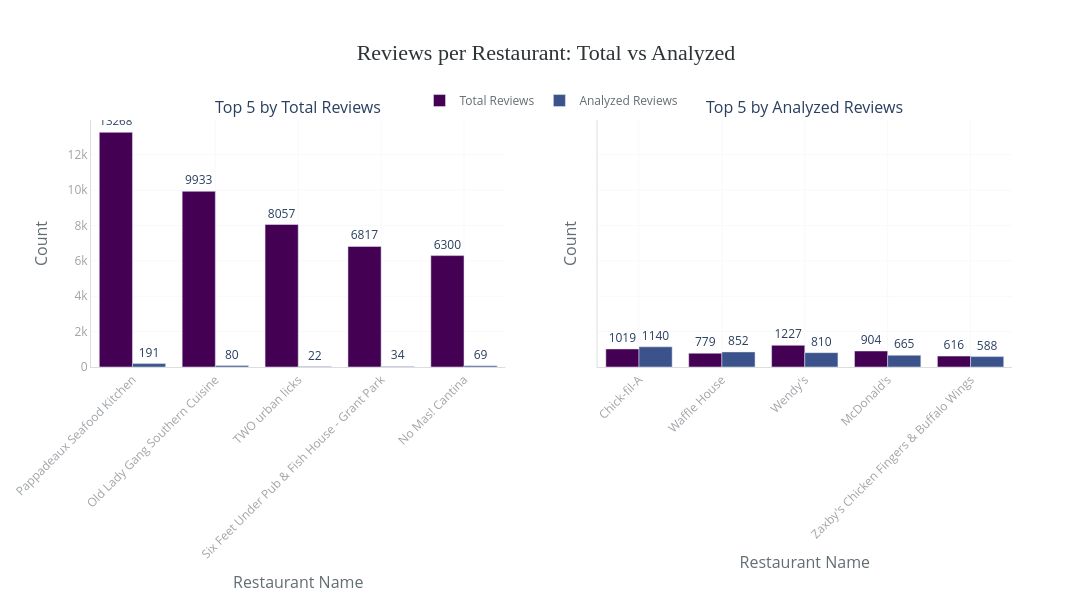

Notebook cell for this chart:
### Code cell
# TODO: Clustered Bar plot: reviews per restaurant (sorted descending — maybe top 20) (2 bars per restaurant -> total reviews (reviewsCount) + total reviews analysed (sum of reviews per restaurant)).
clustered_bar_charts(
    data=total_reviews_comparison,
    x='Restaurant',
    y_columns=['Total Reviews', 'Analyzed Reviews'],
    title='Reviews per Restaurant: Total vs Analyzed',
    labels={'Restaurant': 'Restaurant Name', 'Total Reviews': 'Total Reviews', 'Analyzed Reviews': 'Analyzed Reviews'},
    top=5)

### Figure 1 — Plotly figure (JSON) as saved in the notebook; plotly's stock layout.template omitted (floating-point values rounded to 4 significant figures)
{"data": [{"hovertemplate": "<b>Total Reviews</b><br>%{x}<br>%{y}<extra></extra>", "marker": {"color": "#440154"}, "name": "Total Reviews", "text": [13268, 9933, 8057, 6817, 6300], "textposition": "outside", "type": "bar", "x": ["Pappadeaux Seafood Kitchen", "Old Lady Gang Southern Cuisine", "TWO urban licks", "Six Feet Under Pub & Fish House - Grant Park", "No Mas! Cantina"], "xaxis": "x", "y": [13268, 9933, 8057, 6817, 6300], "yaxis": "y"}, {"hovertemplate": "<b>Analyzed Reviews</b><br>%{x}<br>%{y}<extra></extra>", "marker": {"color": "#3b528b"}, "name": "Analyzed Reviews", "text": [191, 80, 22, 34, 69], "textposition": "outside", "type": "bar", "x": ["Pappadeaux Seafood Kitchen", "Old Lady Gang Southern Cuisine", "TWO urban licks", "Six Feet Under Pub & Fish House - Grant Park", "No Mas! Cantina"], "xaxis": "x", "y": [191, 80, 22, 34, 69], "yaxis": "y"}, {"hovertemplate": "<b>Total Reviews</b><br>%{x}<br>%{y}<extra></extra>", "marker": {"color": "#440154"}, "name": "Total Reviews", "showlegend": false, "text": [1019, 779, 1227, 904, 616], "textposition": "outside", "type": "bar", "x": ["Chick-fil-A", "Waffle House", "Wendy's", "McDonald's", "Zaxby's Chicken Fingers & Buffalo Wings"], "xaxis": "x2", "y": [1019, 779, 1227, 904, 616], "yaxis": "y2"}, {"hovertemplate": "<b>Analyzed Reviews</b><br>%{x}<br>%{y}<extra></extra>", "marker": {"color": "#3b528b"}, "name": "Analyzed Reviews", "showlegend": false, "text": [1140, 852, 810, 665, 588], "textposition": "outside", "type": "bar", "x": ["Chick-fil-A", "Waffle House", "Wendy's", "McDonald's", "Zaxby's Chicken Fingers & Buffalo Wings"], "xaxis": "x2", "y": [1140, 852, 810, 665, 588], "yaxis": "y2"}], "layout": {"annotations": [{"font": {"size": 16}, "showarrow": false, "text": "Top 5 by Total Reviews", "x": 0.225, "xanchor": "center", "xref": "paper", "y": 1, "yanchor": "bottom", "yref": "paper"}, {"font": {"size": 16}, "showarrow": false, "text": "Top 5 by Analyzed Reviews", "x": 0.775, "xanchor": "center", "xref": "paper", "y": 1, "yanchor": "bottom", "yref": "paper"}], "barmode": "group", "height": 600, "legend": {"font": {"color": "#636E72", "size": 12}, "orientation": "h", "x": 0.5, "xanchor": "center", "y": 1.02, "yanchor": "bottom"}, "margin": {"b": 100, "l": 80, "r": 80, "t": 120}, "paper_bgcolor": "white", "plot_bgcolor": "white", "title": {"font": {"color": "#2D3436", "family": "Arial Black", "size": 22}, "text": "Reviews per Restaurant: Total vs Analyzed", "x": 0.5, "xanchor": "center"}, "width": 1200, "xaxis": {"anchor": "y", "domain": [0, 0.45], "gridcolor": "#F8F9FA", "gridwidth": 1, "linecolor": "#DDD", "showgrid": true, "tickangle": -45, "tickfont": {"color": "#A0A4A8", "size": 12}, "title": {"font": {"color": "#636E72", "size": 16}, "text": "Restaurant Name"}}, "xaxis2": {"anchor": "y2", "domain": [0.55, 1], "gridcolor": "#F8F9FA", "gridwidth": 1, "linecolor": "#DDD", "showgrid": true, "tickangle": -45, "tickfont": {"color": "#A0A4A8", "size": 12}, "title": {"font": {"color": "#636E72", "size": 16}, "text": "Restaurant Name"}}, "yaxis": {"anchor": "x", "domain": [0, 1], "gridcolor": "#F8F9FA", "gridwidth": 1, "linecolor": "#DDD", "showgrid": true, "tickfont": {"color": "#A0A4A8", "size": 12}, "title": {"font": {"color": "#636E72", "size": 16}, "text": "Count"}}, "yaxis2": {"anchor": "x2", "domain": [0, 1], "gridcolor": "#F8F9FA", "gridwidth": 1, "linecolor": "#DDD", "matches": "y", "showgrid": true, "showticklabels": false, "tickfont": {"color": "#A0A4A8", "size": 12}, "title": {"font": {"color": "#636E72", "size": 16}, "text": "Count"}}}}
